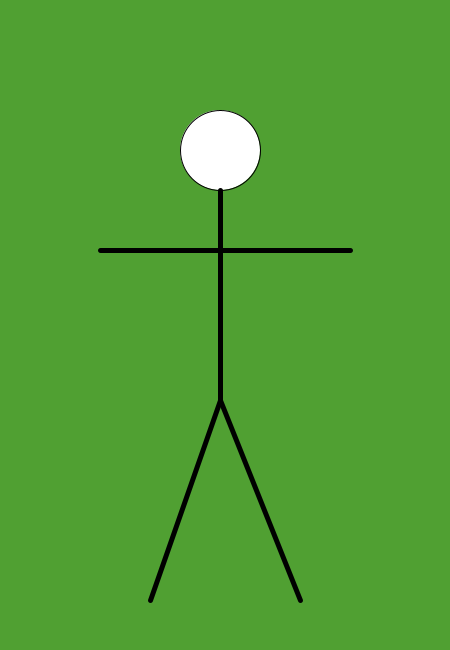
Frame 1 (no input)
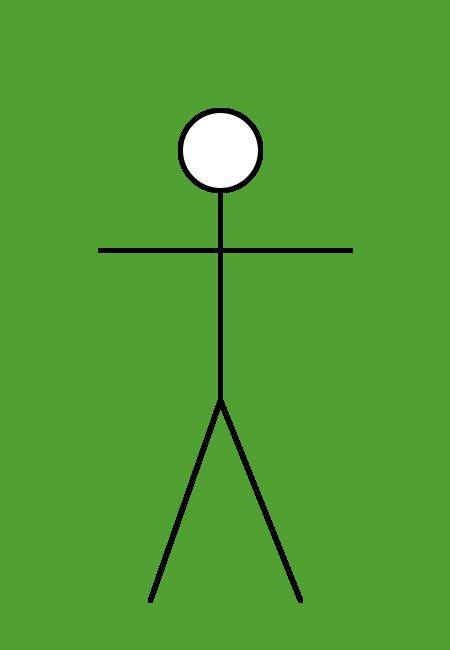
Frame 60 (the mouse pressed at the canvas centre just before this capture)
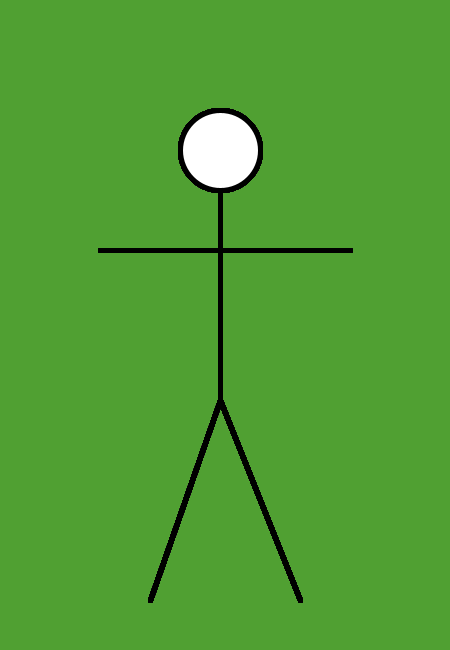
Frame 120 (the mouse held since frame 60 and released just before this capture)

The Processing sketch that drew these frames (run headless with seeded random() and noise(); from frame 60 on, the mouse is pressed at the canvas centre):

// Processing sketch: processing_88020
// ── processing_88020.pde

int RED = 80; //value for red
int GREEN = 160; //value for green
int BLUE = 50; //value for blue
int ellipseSize = 80; //value for ellipse

void setup(){
  size (450, 650); //size of applet
  background (RED, GREEN, BLUE); //background colour
} 
void draw(){
  ellipse (220, 150, ellipseSize, ellipseSize); //circle for head
  strokeWeight(5); //value for stroke - 5 pixels
  stroke(0); //colour value - black
  line(220, 190, 220, 400); //line for body
  line(350, 250, 100, 250); //line for arms
  line(220, 400, 300, 600); //line for right leg
  line(220, 400, 150, 600); //line for left leg
}
